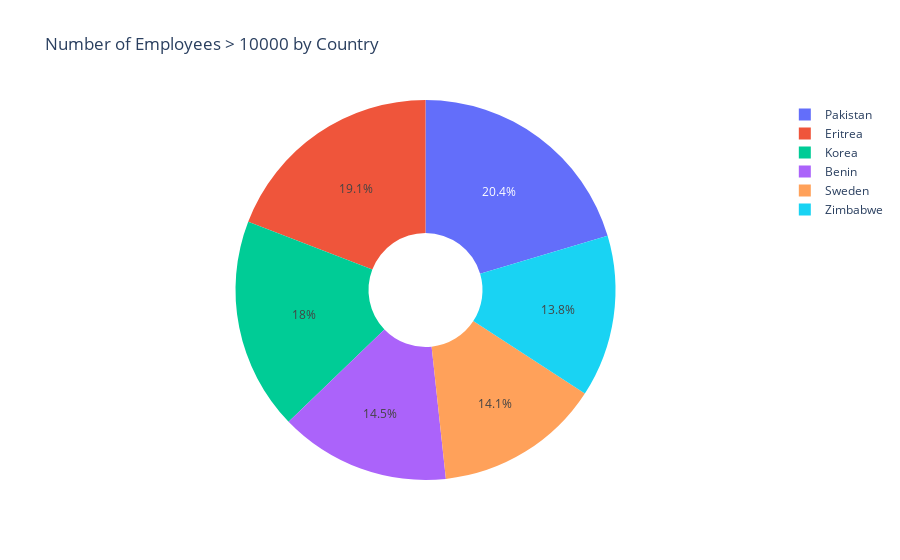

Notebook cell for this chart:
### Code cell
fig = px.pie(df4, values='num_employees', names='country', title='Number of Employees > 10000 by Country', hole=0.3)
fig.show()

### Figure 1 — Plotly figure (JSON) as saved in the notebook; plotly's stock layout.template omitted (floating-point values rounded to 4 significant figures)
{"data": [{"domain": {"x": [0, 1], "y": [0, 1]}, "hole": 0.3, "hovertemplate": "country=%{label}<br>num_employees=%{value}<extra></extra>", "labels": ["Benin", "Eritrea", "Korea", "Pakistan", "Sweden", "Zimbabwe"], "legendgroup": "", "name": "", "showlegend": true, "type": "pie", "values": [11611, 15313, 14429, 16312, 11294, 11008]}], "layout": {"legend": {"tracegroupgap": 0}, "title": {"text": "Number of Employees > 10000 by Country"}}}
